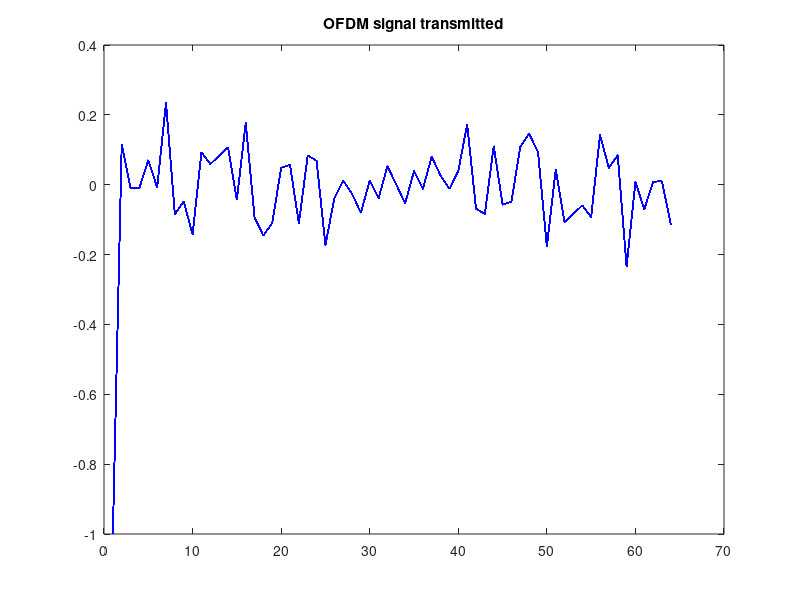
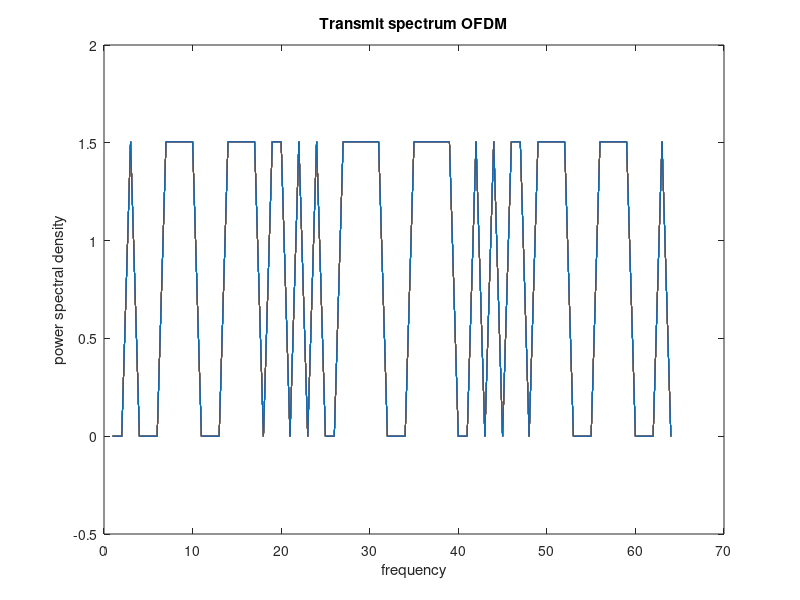
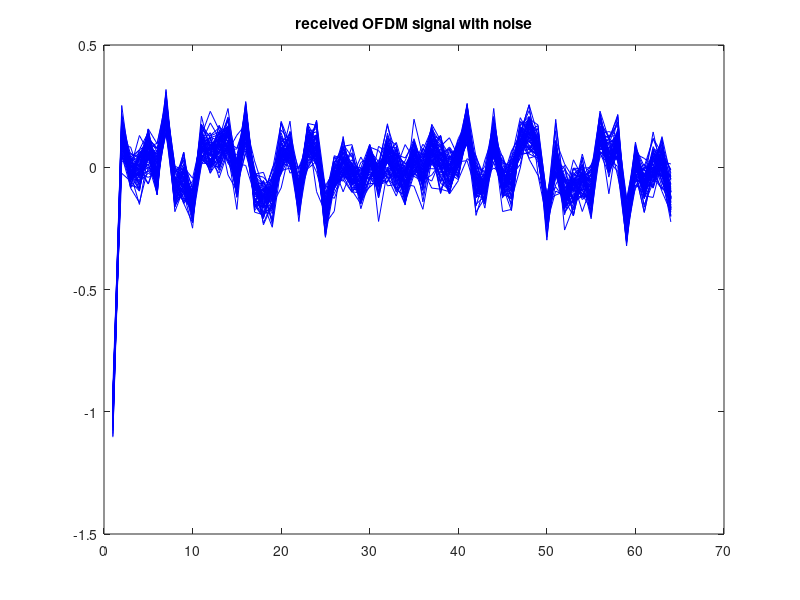

Source code (MATLAB) for these figures, in order: (Note: this script raises an error after producing the figures.)
%code for OFDM signal transmission and reception in AWGN channel
% code developed by K.VINOTH BABU,VIT UNIVERSITY,VELLORE,INDIA on 07/10/2010
n = 256; % Number of bits to process
x = 2-randi(2,[n,1]); % Random binary data stream
x=x';
M = 16; % Size of signal constellation
k = log2(M); % Number of bits per symbol
xsym = bi2de(reshape(x,k,length(x)/k).','left-msb');% Convert the bits in x into k-bit symbols.
y = qammod(x,4,'gray'); % Modulate using 16-QAM.
tu=3.2e-6;%useful symbol period
tg=0.8e-6;%guard interval length
ts=tu+tg;%total symbol duration
nmin=0;
nmax=64;%total number of subcarriers
scb=312.5e3;%sub carrier spacing
fc=3.6e9;%carrier frequency
Rs=fc;
tt=0: 6.2500e-008:ts-6.2500e-008;
c=ifft(y,nmax);%IFFT 
s=real(c'.*(exp(1j*2*pi*fc*tt)));%bandpass modulation
figure;
plot(real(s),'b');title('OFDM signal transmitted');
figure;
plot(10*log10(abs(fft(s,nmax))));title('OFDM spectrum');
xlabel('frequency')
ylabel('power spectral density')
title('Transmit spectrum OFDM');
snr=10;%signal to noise ratio
ynoisy = awgn(s,snr,'measured');%awgn channel
figure;
plot(real(ynoisy),'b');title('received OFDM signal with noise');
z=ynoisy.*exp(1i*2*pi*fc*tt);%Bandpass demodulation
z=fft(z,nmax);%FFT
zsym = qamdemod(z,4,'gray');%demodulation of bandpass data
z = de2bi(zsym,'left-msb'); % Convert integers to bits.
z = reshape(z.',numel(z),1);%matrix to vector conversion
[noe,ber] = biterr(x,zsym) ;%BER calculation
figure;
subplot(211);stem(x(1:256));title('Original Message');
subplot(212);stem(z(1:256));title('recovered Message');
